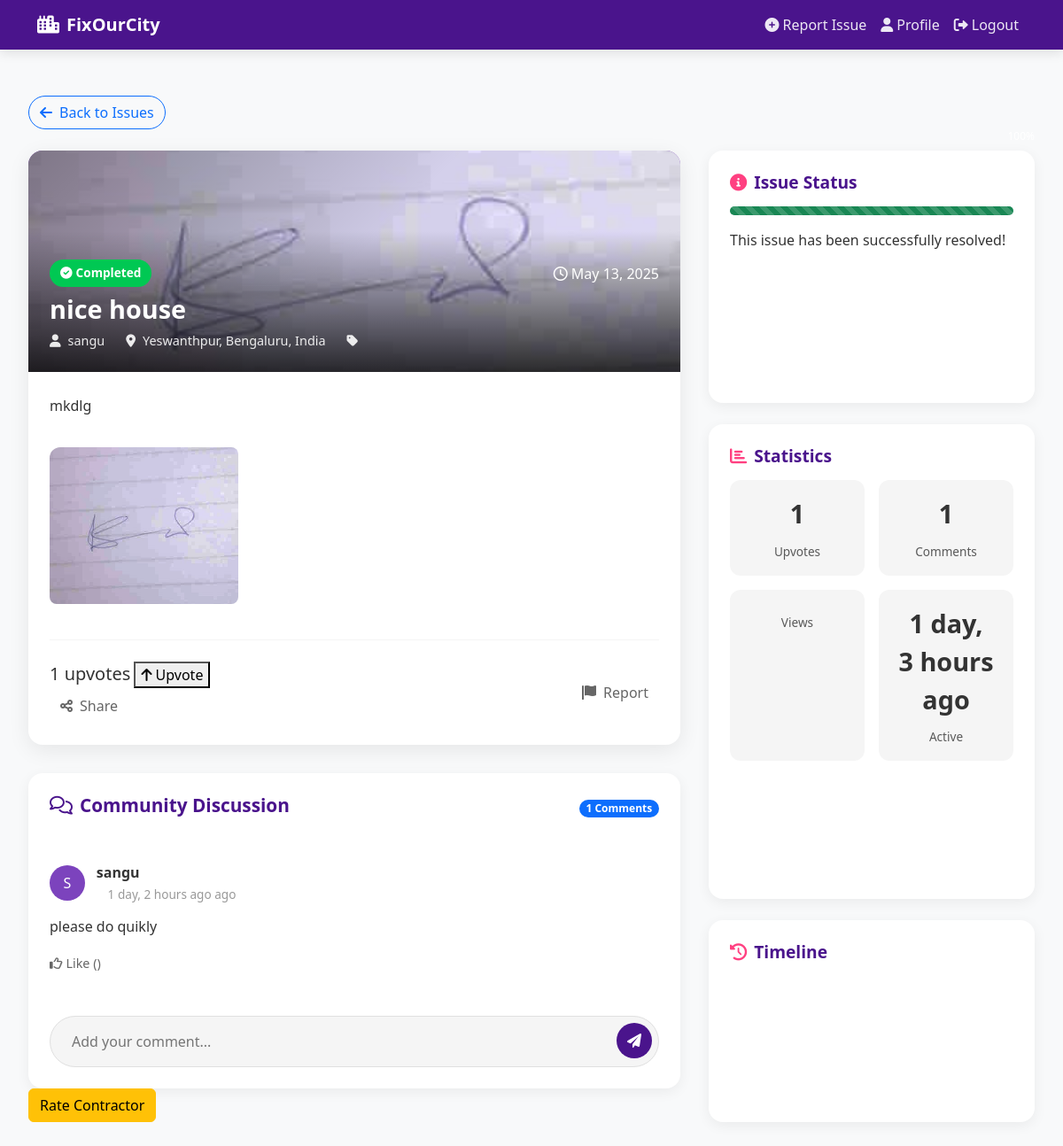
Before: /issues/detail/5/ (signed in) with the older database file.
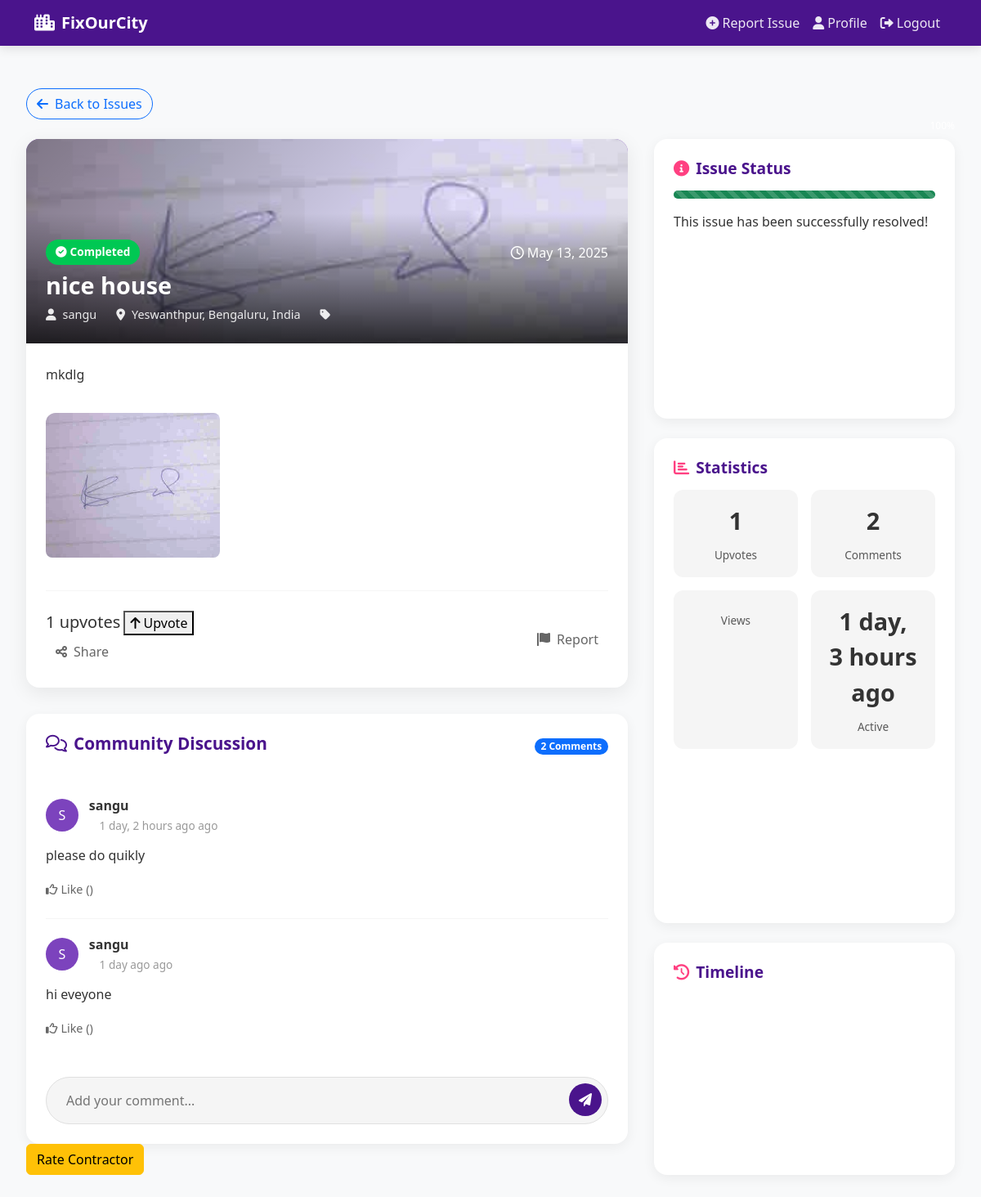
After: the same page with the newer database file.
### issues/models.py (models this page shows, shortened)
class Issue(models.Model):
    STATUS_CHOICES = [
        ('new', 'New'),
        ('pending', 'Pending'),
        ('in_progress', 'In Progress'),
        ('completed', 'Completed')
    ]
    title = models.CharField(max_length=255)
    description = models.TextField()
    location = models.TextField()
    latitude = models.FloatField(null=True, blank=True)
    longitude = models.FloatField(null=True, blank=True)
    address = models.CharField(max_length=512, null=True, blank=True)
    status = models.CharField(max_length=50, choices=STATUS_CHOICES, default='new')
    upvotes_count = models.PositiveIntegerField(default=0)
    reported_by = models.ForeignKey(User, on_delete=models.CASCADE, related_name='reported_issues')
    contractor = models.ForeignKey('contractor.Contractor', null=True, blank=True, on_delete=models.SET_NULL, related_name='assigned_issues')
    government_authority = models.ForeignKey('authorities.Authority', on_delete=models.CASCADE, related_name='jurisdiction_issues')
    created_at = models.DateTimeField(auto_now_add=True)
    updated_at = models.DateTimeField(auto_now=True)
    completed_at = models.DateTimeField(null=True, blank=True)

class IssueImage(models.Model):
    issue = models.ForeignKey(Issue, on_delete=models.CASCADE, related_name='images')
    image = models.ImageField(upload_to='issue_images/')
    caption = models.CharField(max_length=255, blank=True)
    uploaded_by = models.ForeignKey(User, on_delete=models.CASCADE)
    uploaded_at = models.DateTimeField(auto_now_add=True)

class Comment(models.Model):
    issue = models.ForeignKey(Issue, on_delete=models.CASCADE, related_name='comments')
    user = models.ForeignKey(User, on_delete=models.CASCADE, related_name='issue_comments')
    content = models.TextField()
    created_at = models.DateTimeField(auto_now_add=True)
    updated_at = models.DateTimeField(auto_now=True)
    parent = models.ForeignKey('self', null=True, blank=True, on_delete=models.CASCADE, related_name='replies')

### public/models.py (models this page shows)
class User(AbstractUser):
    ROLE_CHOICES = [
        ('public', 'Public'),
        ('authority', 'Authority'),
        ('contractor', 'Contractor'),
        ('admin', 'Admin')
    ]
    role = models.CharField(max_length=20, choices=ROLE_CHOICES, default='public')
    contact_info = models.CharField(max_length=255, blank=True)
    profile_picture = models.ImageField(upload_to='profile_pictures/', null=True, blank=True)
    created_at = models.DateTimeField(auto_now_add=True)
    updated_at = models.DateTimeField(auto_now=True)

### issues/views.py (the view)
# urls.py: path('detail/<int:issue_id>/', views.issue_detail, name='issue_detail'),
@login_required
def issue_detail(request, issue_id):
    issue = get_object_or_404(Issue, id=issue_id)
    images = issue.images.all()
    comments = issue.comments.all()
    if request.method == 'POST':
        comment_form = CommentForm(request.POST)
        if comment_form.is_valid():
            comment = comment_form.save(commit=False)
            comment.issue = issue
            comment.user = request.user
            comment.save()
            messages.success(request, 'Comment added successfully!')
            return redirect('issue_detail', issue_id=issue.id)
    else:
        comment_form = CommentForm()
    context = {
        'issue': issue,
        'images': images,
        'comments': comments,
        'comment_form': comment_form
    }
    return render(request, 'issue_detail.html', context)

### templates/issue_detail.html (shortened to what this page needs)
{% load customfilters %}
{% load static %}
<!DOCTYPE html>
<html lang="en">
<head>
    <link href="https://cdnjs.cloudflare.com/ajax/libs/bootstrap/5.3.2/css/bootstrap.min.css" rel="stylesheet">
    <link href="https://cdnjs.cloudflare.com/ajax/libs/font-awesome/6.0.0/css/all.min.css" rel="stylesheet">
    <link href="https://cdnjs.cloudflare.com/ajax/libs/animate.css/4.1.1/animate.min.css" rel="stylesheet">
    <link href="https://cdnjs.cloudflare.com/ajax/libs/aos/2.3.4/aos.css" rel="stylesheet">
</head>
<body>
    <nav class="navbar navbar-expand-lg fixed-top">
        <div class="container">
            <a class="navbar-brand" href="{% url 'home' %}">
                <i class="fas fa-city me-2"></i>FixOurCity
            </a>
            <div class="collapse navbar-collapse" id="navbarNav">
                <ul class="navbar-nav ms-auto">
                    {% if user.role == 'public' %}
                    <li class="nav-item">
                        <a class="nav-link" href="{% url 'create_issue' %}"><i class="fas fa-plus-circle me-1"></i>Report Issue</a>
                    </li>
                    {% elif user.role == 'authority' %}
                    <li class="nav-item">
                        <a class="nav-link" href="{% url 'authority_dashboard' %}"><i class="fas fa-tachometer-alt me-1"></i>Dashboard</a>
                    </li>
                    {% elif user.role == 'contractor' %}
                    <li class="nav-item">
                        <a class="nav-link" href="{% url 'contractor_dashboard' %}"><i class="fas fa-tachometer-alt me-1"></i>Dashboard</a>
                    </li>
                    {% endif %}
                    <li class="nav-item">
                        <a class="nav-link" href="{% url 'profile' %}"><i class="fas fa-user me-1"></i>Profile</a>
                    </li>
                    <li class="nav-item">
                        <a class="nav-link" href="{% url 'logout' %}"><i class="fas fa-sign-out-alt me-1"></i>Logout</a>
                    </li>
                </ul>
            </div>
        </div>
    </nav>
    <div class="main-container">
        <div class="mb-4">
            <a href="{% url 'view_issues' %}" class="btn btn-outline-primary rounded-pill">
                <i class="fas fa-arrow-left me-2"></i>Back to Issues
            </a>
        </div>
        <div class="issue-detail-container">
            <div class="animate-fade-in">
                <div class="issue-main-card" data-aos="fade-up">
                    <div class="issue-header" style="background-image: url({% if issue.images.first %}{{ issue.images.first.image.url }}{% else %}{% static 'images/default-issue.jpg' %}{% endif %});">
                        <div class="issue-header-overlay">
                            <div class="d-flex justify-content-between align-items-center mb-2">
                                <span class="issue-status status-{{ issue.status|lower }}">
                                    <i class="fas fa-{{ issue.status|status_icon }} me-1"></i>{{ issue.get_status_display }}
                                </span>
                                <span class="text-white"><i class="far fa-clock me-1"></i>{{ issue.created_at|date:"F d, Y" }}</span>
                            </div>
                            <h1 class="issue-title">{{ issue.title }}</h1>
                            <div class="issue-meta">
                                <div class="issue-meta-item">
                                    <i class="fas fa-user"></i>
                                    <span>{{ issue.reported_by.username }}</span>
                                </div>
                                <div class="issue-meta-item">
                                    <i class="fas fa-map-marker-alt"></i>
                                    <span>{{ issue.address }}</span>
                                </div>
                                <div class="issue-meta-item">
                                    <i class="fas fa-tag"></i>
                                </div>
                            </div>
                        </div>
                    </div>
                    <div class="issue-body">
                        <p class="issue-description" data-aos="fade-up" data-aos-delay="100">{{ issue.description }}</p>
                        {% if issue.images.all %}
                        <div class="issue-media" data-aos="fade-up" data-aos-delay="200">
                            <div class="row">
                                {% for image in issue.images.all %}
                                <div class="col-md-4 mb-3">
                                    <img src="{{ image.image.url }}" alt="Issue Image" class="img-fluid rounded-3">
                                </div>
                                {% endfor %}
                            </div>
                        </div>
                        {% endif %}
                        <div class="issue-actions" data-aos="fade-up" data-aos-delay="300">
                            <div>
                                <div class="upvote-section">
                                    <span id="upvotes-count" class="h5 mb-0">{{ issue.upvotes_count }} upvotes</span>
                                    {% if user.is_authenticated %}
                                        <button class="upvote-btn" onclick="upvoteIssue({{ issue.id }})" id="upvote-button">
                                            <i class="fas fa-arrow-up"></i>
                                            {% if user in issue.upvotes.all %}
                                                Remove Upvote
                                            {% else %}
                                                Upvote
                                            {% endif %}
                                        </button>
                                    {% endif %}
                                </div>
                                <button class="action-btn share-btn">
                                    <i class="fas fa-share-alt"></i>
                                    <span>Share</span>
                                </button>
                            </div>
                            {% if user.is_authenticated %}
                            <button class="action-btn report-btn">
                                <i class="fas fa-flag"></i>
                                <span>Report</span>
                            </button>
                            {% endif %}
                        </div>
                    </div>
                </div>
                <div class="comments-section" data-aos="fade-up" data-aos-delay="400">
                    <div class="comments-header">
                        <h3 class="comments-title"><i class="far fa-comments me-2"></i>Community Discussion</h3>
                        <span class="badge bg-primary rounded-pill">{{ comments.count }} Comments</span>
                    </div>
                    <div class="comments-list">
                        {% for comment in comments %}
                        <div class="comment-card">
                            <div class="comment-header">
                                <div class="comment-avatar">{{ comment.user.username|first|upper }}</div>
                                <div>
                                    <div class="comment-user">{{ comment.user.username }}</div>
                                    <span class="comment-time">{{ comment.created_at|timesince }} ago</span>
                                </div>
                            </div>
                            <div class="comment-text">
                                {{ comment.content }}
                            </div>
                            <div class="comment-actions">
                                <button class="comment-action-btn">
                                    <i class="far fa-thumbs-up me-1"></i>Like ({{ comment.likes.count }})
                                </button>
                            </div>
                        </div>
                        {% endfor %}
                    </div>
                    {% if user.is_authenticated %}
                    <div class="comment-form">
                        <form method="post" id="comment-form">
                                <input type="text" name="content" class="comment-input" placeholder="Add your comment..." required>                            <button type="submit" class="comment-submit-btn">
                                <i class="fas fa-paper-plane"></i>
                            </button>
                        </form>
                    </div>
                    {% endif %}
                </div>
                {% if issue.status == 'completed' and issue.contractor %}
                    <div class="rate-section">
                        <a href="{% url 'rate_contractor' issue.id %}" class="btn btn-warning">
                            {% if user_has_rated %}Update Rating{% else %}Rate Contractor{% endif %}
                        </a>
                    </div>
                {% endif %}
            </div>
            <div class="info-section">
                <div class="info-card" data-aos="fade-left" data-aos-delay="100">
                    <h3 class="info-card-title"><i class="fas fa-info-circle"></i>Issue Status</h3>
                    <div class="progress mb-3" style="height: 10px;">
                        <div class="progress-bar bg-{{ issue.status|status_color }} progress-bar-striped"
                             role="progressbar"
                             style="width: {{ issue.status|status_progress }}%;"
                             aria-valuenow="{{ issue.status|status_progress }}"
                             aria-valuemin="0"
                             aria-valuemax="100">
                        </div>
                    </div>
                    <p>{{ issue.status|status_description }}</p>
                </div>
                <div class="info-card" data-aos="fade-left" data-aos-delay="300">
                    <h3 class="info-card-title"><i class="fas fa-chart-bar"></i>Statistics</h3>
                    <div class="stats-grid">
                        <div class="stat-item">
                            <span class="stat-value">{{ issue.upvotes.count }}</span>
                            <span class="stat-label">Upvotes</span>
                        </div>
                        <div class="stat-item">
                            <span class="stat-value">{{ comments.count }}</span>
                            <span class="stat-label">Comments</span>
                        </div>
                        <div class="stat-item">
                            <span class="stat-label">Views</span>
                        </div>
                        <div class="stat-item">
                            <span class="stat-value">{{ issue.created_at|timesince }}</span>
                            <span class="stat-label">Active</span>
                        </div>
                    </div>
                </div>
                <div class="info-card" data-aos="fade-left" data-aos-delay="400">
                    <h3 class="info-card-title"><i class="fas fa-history"></i>Timeline</h3>
                </div>
            </div>
        </div>
    </div>
</body>
</html>

Changed rows visible on the page:
changed Issue "nice house": count "1" → "2"
added Comment: user.username|first "S", user.username "sangu", created_at "1 day ago", content "hi eveyone"
Other visible differences:
{{ comments.count }}: "1" → "2"
